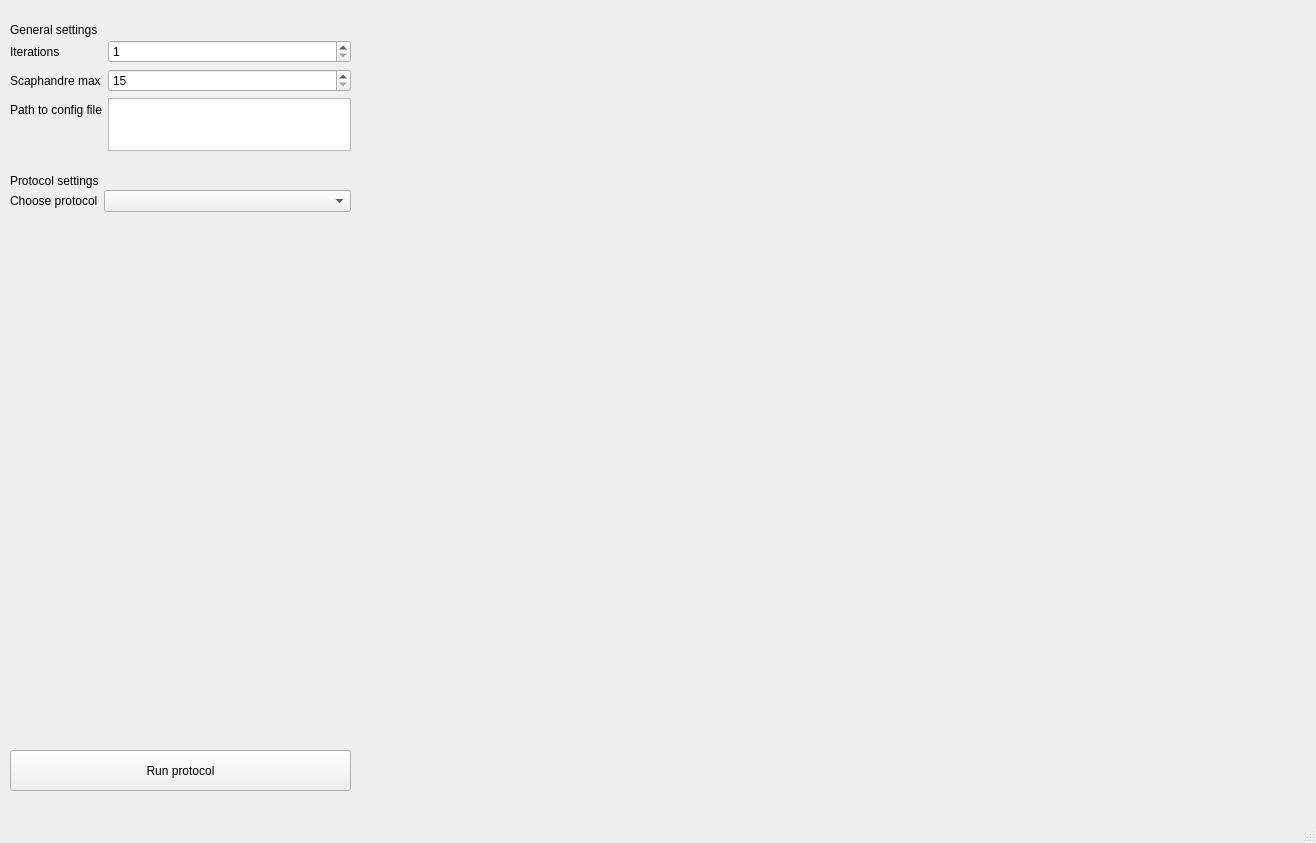
<?xml version="1.0" encoding="UTF-8"?>
<ui version="4.0">
 <class>MainWindow</class>
 <widget class="QMainWindow" name="MainWindow">
  <property name="geometry">
   <rect>
    <x>0</x>
    <y>0</y>
    <width>1316</width>
    <height>843</height>
   </rect>
  </property>
  <property name="windowTitle">
   <string>MainWindow</string>
  </property>
  <widget class="QWidget" name="centralwidget">
   <widget class="QWidget" name="formLayoutWidget">
    <property name="geometry">
     <rect>
      <x>10</x>
      <y>40</y>
      <width>341</width>
      <height>111</height>
     </rect>
    </property>
    <layout class="QFormLayout" name="formLayout">
     <item row="0" column="0">
      <widget class="QLabel" name="iterationsLabel">
       <property name="text">
        <string>Iterations</string>
       </property>
      </widget>
     </item>
     <item row="0" column="1">
      <widget class="QSpinBox" name="iterationsSpinBox">
       <property name="minimum">
        <number>1</number>
       </property>
       <property name="maximum">
        <number>1000</number>
       </property>
      </widget>
     </item>
     <item row="1" column="0">
      <widget class="QLabel" name="scaphandreMaxLabel">
       <property name="text">
        <string>Scaphandre max</string>
       </property>
      </widget>
     </item>
     <item row="1" column="1">
      <widget class="QSpinBox" name="scaphandreMaxSpinBox">
       <property name="minimum">
        <number>15</number>
       </property>
       <property name="maximum">
        <number>999999</number>
       </property>
      </widget>
     </item>
     <item row="2" column="0">
      <widget class="QLabel" name="label_2">
       <property name="text">
        <string>Path to config file</string>
       </property>
      </widget>
     </item>
     <item row="2" column="1">
      <widget class="QTextEdit" name="textEdit"/>
     </item>
    </layout>
   </widget>
   <widget class="QLabel" name="label">
    <property name="geometry">
     <rect>
      <x>10</x>
      <y>20</y>
      <width>211</width>
      <height>19</height>
     </rect>
    </property>
    <property name="text">
     <string>General settings</string>
    </property>
   </widget>
   <widget class="QLabel" name="label_3">
    <property name="geometry">
     <rect>
      <x>10</x>
      <y>170</y>
      <width>121</width>
      <height>21</height>
     </rect>
    </property>
    <property name="text">
     <string>Protocol settings</string>
    </property>
   </widget>
   <widget class="QWidget" name="formLayoutWidget_2">
    <property name="geometry">
     <rect>
      <x>10</x>
      <y>190</y>
      <width>341</width>
      <height>551</height>
     </rect>
    </property>
    <layout class="QFormLayout" name="formLayout_2">
     <item row="0" column="0">
      <widget class="QLabel" name="selectProtocolLabel">
       <property name="text">
        <string>Choose protocol</string>
       </property>
      </widget>
     </item>
     <item row="0" column="1">
      <widget class="QComboBox" name="selectProtocolComboBox"/>
     </item>
    </layout>
   </widget>
   <widget class="QPushButton" name="pushButton">
    <property name="geometry">
     <rect>
      <x>10</x>
      <y>750</y>
      <width>341</width>
      <height>41</height>
     </rect>
    </property>
    <property name="text">
     <string>Run protocol</string>
    </property>
   </widget>
  </widget>
  <widget class="QMenuBar" name="menubar">
   <property name="geometry">
    <rect>
     <x>0</x>
     <y>0</y>
     <width>1316</width>
     <height>24</height>
    </rect>
   </property>
  </widget>
  <widget class="QStatusBar" name="statusbar"/>
 </widget>
 <resources/>
 <connections/>
</ui>
